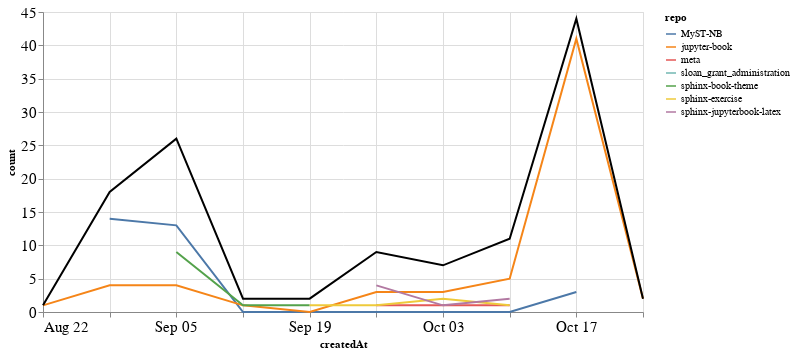

The cell this chart's notebook holds for it:
### Markdown cell above
### Comments

### Code cell
comments_time = comments.groupby('repo').resample('W', on='createdAt').count()['author'].reset_index()
comments_time = comments_time.rename(columns={'author': 'count'})
comments_time_total = comments_time.groupby('createdAt').agg({"count": "sum"}).reset_index()
ch1 = alt.Chart(comments_time, width=600).mark_line().encode(
    x='createdAt',
    y='count',
    color='repo',
    tooltip="repo"
)

ch2 = alt.Chart(comments_time_total, width=600).mark_line(color="black").encode(
    x='createdAt',
    y='count',
)

ch1 + ch2

### Figure 1 — Vega-Lite specification as saved in the notebook (floating-point values rounded to 4 significant figures)
{"config": {"axisLeft": {"labelFontSize": 15}, "axisBottom": {"labelFontSize": 15}}, "layer": [{"data": {"name": "data-9ee8232d40d7756077687d23b1d8587c"}, "mark": "line", "encoding": {"color": {"type": "nominal", "field": "repo"}, "tooltip": {"type": "nominal", "field": "repo"}, "x": {"type": "temporal", "field": "createdAt"}, "y": {"type": "quantitative", "field": "count"}}, "width": 600}, {"data": {"name": "data-898b04606c447c2c1755e07e3e543142"}, "mark": {"type": "line", "color": "black"}, "encoding": {"x": {"type": "temporal", "field": "createdAt"}, "y": {"type": "quantitative", "field": "count"}}, "width": 600}], "$schema": "https://vega.github.io/schema/vega-lite/v4.8.1.json", "datasets": {"data-9ee8232d40d7756077687d23b1d8587c": [{"repo": "MyST-NB", "createdAt": "2021-08-29T00:00:00", "count": 14}, {"repo": "MyST-NB", "createdAt": "2021-09-05T00:00:00", "count": 13}, {"repo": "MyST-NB", "createdAt": "2021-09-12T00:00:00", "count": 0}, {"repo": "MyST-NB", "createdAt": "2021-09-19T00:00:00", "count": 0}, {"repo": "MyST-NB", "createdAt": "2021-09-26T00:00:00", "count": 0}, {"repo": "MyST-NB", "createdAt": "2021-10-03T00:00:00", "count": 0}, {"repo": "MyST-NB", "createdAt": "2021-10-10T00:00:00", "count": 0}, {"repo": "MyST-NB", "createdAt": "2021-10-17T00:00:00", "count": 3}, {"repo": "jupyter-book", "createdAt": "2021-08-22T00:00:00", "count": 1}, {"repo": "jupyter-book", "createdAt": "2021-08-29T00:00:00", "count": 4}, {"repo": "jupyter-book", "createdAt": "2021-09-05T00:00:00", "count": 4}, {"repo": "jupyter-book", "createdAt": "2021-09-12T00:00:00", "count": 1}, {"repo": "jupyter-book", "createdAt": "2021-09-19T00:00:00", "count": 0}, {"repo": "jupyter-book", "createdAt": "2021-09-26T00:00:00", "count": 3}, {"repo": "jupyter-book", "createdAt": "2021-10-03T00:00:00", "count": 3}, {"repo": "jupyter-book", "createdAt": "2021-10-10T00:00:00", "count": 5}, {"repo": "jupyter-book", "createdAt": "2021-10-17T00:00:00", "count": 41}, {"repo": "jupyter-book", "createdAt": "2021-10-24T00:00:00", "count": 2}, {"repo": "meta", "createdAt": "2021-09-26T00:00:00", "count": 1}, {"repo": "meta", "createdAt": "2021-10-03T00:00:00", "count": 1}, {"repo": "meta", "createdAt": "2021-10-10T00:00:00", "count": 1}, {"repo": "sloan_grant_administration", "createdAt": "2021-10-10T00:00:00", "count": 2}, {"repo": "sphinx-book-theme", "createdAt": "2021-09-05T00:00:00", "count": 9}, {"repo": "sphinx-book-theme", "createdAt": "2021-09-12T00:00:00", "count": 1}, {"repo": "sphinx-book-theme", "createdAt": "2021-09-19T00:00:00", "count": 1}, {"repo": "sphinx-exercise", "createdAt": "2021-09-19T00:00:00", "count": 1}, {"repo": "sphinx-exercise", "createdAt": "2021-09-26T00:00:00", "count": 1}, {"repo": "sphinx-exercise", "createdAt": "2021-10-03T00:00:00", "count": 2}, {"repo": "sphinx-exercise", "createdAt": "2021-10-10T00:00:00", "count": 1}, {"repo": "sphinx-jupyterbook-latex", "createdAt": "2021-09-26T00:00:00", "count": 4}, {"repo": "sphinx-jupyterbook-latex", "createdAt": "2021-10-03T00:00:00", "count": 1}, {"repo": "sphinx-jupyterbook-latex", "createdAt": "2021-10-10T00:00:00", "count": 2}], "data-898b04606c447c2c1755e07e3e543142": [{"createdAt": "2021-08-22T00:00:00", "count": 1}, {"createdAt": "2021-08-29T00:00:00", "count": 18}, {"createdAt": "2021-09-05T00:00:00", "count": 26}, {"createdAt": "2021-09-12T00:00:00", "count": 2}, {"createdAt": "2021-09-19T00:00:00", "count": 2}, {"createdAt": "2021-09-26T00:00:00", "count": 9}, {"createdAt": "2021-10-03T00:00:00", "count": 7}, {"createdAt": "2021-10-10T00:00:00", "count": 11}, {"createdAt": "2021-10-17T00:00:00", "count": 44}, {"createdAt": "2021-10-24T00:00:00", "count": 2}]}}
